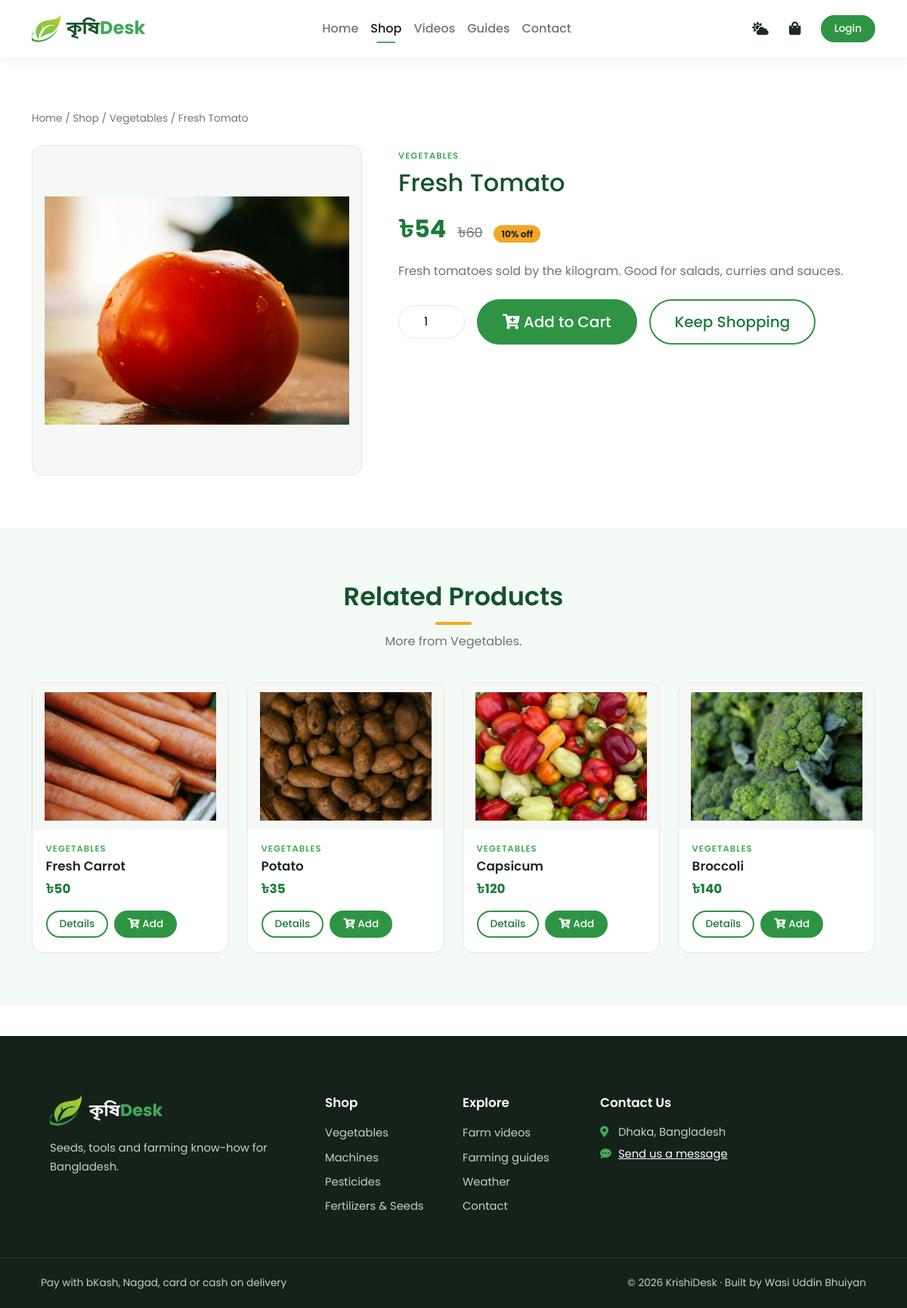
The app's page /single_product.php?product_id=1 with its own data.
### tables this page shows
CREATE TABLE IF NOT EXISTS `products` (
  `product_id` int(11) NOT NULL AUTO_INCREMENT,
  `product_name` varchar(100) NOT NULL,
  `product_category` varchar(100) NOT NULL,
  `product_description` varchar(500) NOT NULL,
  `product_image` varchar(255) NOT NULL,
  `product_image2` varchar(255) NOT NULL,
  `product_image3` varchar(255) NOT NULL,
  `product_image4` varchar(255) NOT NULL,
  `product_price` decimal(10,2) NOT NULL,
  `product_special_offer` int(3) NOT NULL DEFAULT 0,  
  `product_color` varchar(100) NOT NULL,
  PRIMARY KEY (`product_id`)
);

### single_product.php (the view, shortened to what this page needs)
<?php
require_once __DIR__ . '/server/connection.php';
$product_id = isset($_GET['product_id']) ? (int)$_GET['product_id'] : 0;
$stmt = $conn->prepare("SELECT * FROM products WHERE product_id = ?");
$stmt->bind_param('i', $product_id);
$stmt->execute();
$product = $stmt->get_result()->fetch_assoc();
$price = final_price($product);
$offer = (int)$product['product_special_offer'];
$images = array_values(array_unique(array_filter([
    $product['product_image'],
    $product['product_image2'],
    $product['product_image3'],
    $product['product_image4'],
])));
$stmt = $conn->prepare("SELECT * FROM products WHERE product_category=? AND product_id<>? ORDER BY product_id LIMIT 4");
$stmt->bind_param('si', $product['product_category'], $product_id);
$stmt->execute();
$related = $stmt->get_result();
$active = 'shop';
?>
<?php include('layouts/header.php'); ?>
    <section class="section">
      <div class="container">
        <nav class="breadcrumb-lite">
          <a href="index.php">Home</a> / <a href="shop.php">Shop</a> /
          <a href="shop.php?category=<?php echo e($product['product_category']); ?>"><?php echo e(category_label($product['product_category'])); ?></a> /
          <?php echo e($product['product_name']); ?>
        </nav>
        <div class="row g-5">
          <div class="col-lg-5 col-md-6">
            <div class="main-img-wrap">
              <img id="mainImg" src="assets/imgs/<?php echo e($images[0]); ?>" alt="<?php echo e($product['product_name']); ?>"/>
            </div>
          </div>
          <div class="col-lg-7 col-md-6">
            <span class="product-cat"><?php echo e(category_label($product['product_category'])); ?></span>
            <h1 class="h2 mt-1 mb-3"><?php echo e($product['product_name']); ?></h1>
            <div class="price-big mb-3">
              <?php echo money($price); ?>
              <?php if($offer > 0){ ?><s><?php echo money($product['product_price']); ?></s> <span class="badge-offer position-static ms-2"><?php echo $offer; ?>% off</span><?php } ?>
            </div>
            <p class="text-muted"><?php echo e($product['product_description']); ?></p>
            <form method="POST" action="cart.php" class="d-flex align-items-center flex-wrap gap-3 my-4">
              <input type="number" name="product_quantity" class="qty-input" value="1" min="1" max="99" aria-label="Quantity"/>
              <button class="btn btn-green btn-lg" type="submit" name="add_to_cart"><i class="fas fa-cart-plus"></i> Add to Cart</button>
              <a href="shop.php" class="btn btn-outline-green btn-lg">Keep Shopping</a>
            </form>
          </div>
        </div>
      </div>
    </section>
    <?php if($related->num_rows > 0){ ?>
    <section id="related-products" class="section section-alt">
      <div class="container">
        <div class="section-head">
          <h2>Related Products</h2>
          <p>More from <?php echo e(category_label($product['product_category'])); ?>.</p>
        </div>
        <div class="row g-4">
          <?php while($row = $related->fetch_assoc()){ product_card($row); } ?>
        </div>
      </div>
    </section>
    <?php } ?>
<?php include('layouts/footer.php'); ?>

### layouts/header.php (shortened to what this page needs)
<?php
$active = isset($active) ? $active : '';
$nav = [
    'home' => ['index.php', 'Home'],
    'shop' => ['shop.php', 'Shop'],
    'tutorials' => ['tutorial.php', 'Videos'],
    'blog' => ['blog.php', 'Guides'],
    'contact' => ['contact.php', 'Contact'],
];
?>
<!DOCTYPE html>
<html lang="en">
<head>
    <link href="https://cdn.jsdelivr.net/npm/bootstrap@5.1.3/dist/css/bootstrap.min.css" rel="stylesheet">
    <link rel="stylesheet" href="https://use.fontawesome.com/releases/v5.15.4/css/all.css"/>
    <link rel="stylesheet" href="assets/css/style.css" />
</head>
<body>
    <nav class="navbar navbar-expand-lg navbar-light fixed-top site-nav">
        <div class="container">
            <a class="navbar-brand d-flex align-items-center" href="index.php">
                <img class="logo" src="assets/imgs/logo22.png" alt="KrishiDesk logo"/>
                <span class="brand">কৃষি<span>Desk</span></span>
            </a>
            <div class="collapse navbar-collapse" id="navbarSupportedContent">
                <ul class="navbar-nav mx-lg-auto mb-2 mb-lg-0">
                    <?php foreach($nav as $key => $item){ ?>
                    <li class="nav-item">
                        <a class="nav-link <?php if($active === $key){echo 'active';} ?>" href="<?php echo $item[0]; ?>"><?php echo $item[1]; ?></a>
                    </li>
                    <?php } ?>
                </ul>
                <div class="nav-tools d-flex align-items-center">
                    <a href="weather_forecast.php" class="nav-icon <?php if($active === 'weather'){echo 'active';} ?>" title="Weather forecast" aria-label="Weather forecast"><i class="fas fa-cloud-sun"></i></a>
                    <a href="cart.php" class="nav-icon position-relative <?php if($active === 'cart'){echo 'active';} ?>" title="Cart" aria-label="Cart">
                        <i class="fas fa-shopping-bag"></i>
                    </a>
                    <?php if(is_logged_in()){ ?>
                        <a href="account.php" class="nav-icon <?php if($active === 'account'){echo 'active';} ?>" title="My account" aria-label="My account"><i class="fas fa-user"></i></a>
                        <a href="account.php?logout=1" class="nav-icon" title="Log out" aria-label="Log out"><i class="fas fa-sign-out-alt"></i></a>
                    <?php } else { ?>
                        <a href="login.php" class="btn btn-green btn-sm ms-2">Login</a>
                    <?php } ?>
                </div>
            </div>
        </div>
    </nav>
    <div class="toast-container position-fixed top-0 end-0 p-3 toast-stack">
    </div>
    <main class="page-main">

### server/helpers.php (shortened to what this page needs)
<?php
function e($value){
    return htmlspecialchars((string)$value, ENT_QUOTES, 'UTF-8');
}
function money($amount){
    $amount = round((float)$amount, 2);
    $decimals = (floor($amount) == $amount) ? 0 : 2;
    return '৳' . number_format($amount, $decimals);
}
function is_logged_in(){
    return !empty($_SESSION['logged_in']);
}
function final_price($product){
    $price = (float)$product['product_price'];
    $offer = (int)$product['product_special_offer'];
    if($offer > 0 && $offer < 100){
        $price = round($price * (100 - $offer) / 100, 2);
    }
    return $price;
}
function category_label($category){
    $labels = [
        'vegetable' => 'Vegetables',
        'machine' => 'Machines',
        'pesticide' => 'Pesticides',
        'fertilizer' => 'Fertilizers & Seeds',
    ];
    return isset($labels[$category]) ? $labels[$category] : ucfirst($category);
}
function product_card($row, $col = 'col-xl-3 col-lg-4 col-md-6 col-12'){
    $price = final_price($row);
    $url = 'single_product.php?product_id=' . (int)$row['product_id'];
    ?>
    <div class="<?php echo $col; ?> d-flex">
      <div class="product-card w-100">
        <a href="<?php echo $url; ?>" class="product-media">
          <img src="assets/imgs/<?php echo e($row['product_image']); ?>" alt="<?php echo e($row['product_name']); ?>" loading="lazy"/>
        </a>
        <div class="product-body">
          <span class="product-cat"><?php echo e(category_label($row['product_category'])); ?></span>
          <h5 class="p-name"><a href="<?php echo $url; ?>"><?php echo e($row['product_name']); ?></a></h5>
          <div class="p-price">
            <?php echo money($price); ?>
          </div>
          <div class="product-actions">
            <a class="btn btn-outline-green btn-sm" href="<?php echo $url; ?>">Details</a>
            <form method="POST" action="cart.php">
              <button type="submit" name="add_to_cart" class="btn btn-green btn-sm"><i class="fas fa-cart-plus"></i> Add</button>
            </form>
          </div>
        </div>
      </div>
    </div>
    <?php
}
?>

### layouts/footer.php (shortened to what this page needs)
    </main>
    <footer class="site-footer">
        <div class="row container mx-auto pt-5 g-4">
            <div class="footer-one col-lg-4 col-md-6 col-12">
                <div class="d-flex align-items-center mb-3">
                    <img src="assets/imgs/logo22.png" alt="KrishiDesk logo"/>
                    <span class="footer-brand">কৃষি<span>Desk</span></span>
                </div>
                <p><?php echo e(SITE_TAGLINE); ?></p>
            </div>
            <div class="footer-one col-lg-2 col-md-6 col-6">
                <h5 class="pb-2">Shop</h5>
                <ul>
                    <li><a href="shop.php?category=vegetable">Vegetables</a></li>
                    <li><a href="shop.php?category=machine">Machines</a></li>
                    <li><a href="shop.php?category=pesticide">Pesticides</a></li>
                    <li><a href="shop.php?category=fertilizer">Fertilizers &amp; Seeds</a></li>
                </ul>
            </div>
            <div class="footer-one col-lg-2 col-md-6 col-6">
                <h5 class="pb-2">Explore</h5>
                <ul>
                    <li><a href="tutorial.php">Farm videos</a></li>
                    <li><a href="blog.php">Farming guides</a></li>
                    <li><a href="weather_forecast.php">Weather</a></li>
                    <li><a href="contact.php">Contact</a></li>
                </ul>
            </div>
            <div class="footer-one col-lg-4 col-md-6 col-12">
                <h5 class="pb-2">Contact Us</h5>
                <p class="mb-1"><i class="fas fa-map-marker-alt"></i> <?php echo e(SITE_ADDRESS); ?></p>
                <p class="mb-1"><i class="fas fa-comment-dots"></i> <a href="contact.php">Send us a message</a></p>
            </div>
        </div>
        <div class="copyright mt-5">
            <div class="row container mx-auto align-items-center g-3">
                <div class="col-md-6">
                    <p class="mb-0">Pay with bKash, Nagad, card or cash on delivery</p>
                </div>
                <div class="col-md-6 text-md-end">
                    <p class="mb-0">&copy; <?php echo date('Y'); ?> <?php echo e(SITE_NAME); ?> &middot; Built by <?php echo e(SITE_OWNER); ?></p>
                </div>
            </div>
        </div>
    </footer>
</body>
</html>

### records on screen
products: product_category "Vegetables", product_name "Fresh Tomato", product_category "VEGETABLES", money($price) "৳54", product_price "৳60", product_special_offer "10", product_description "Fresh tomatoes sold by the kilogram. Good for salads, curries and sauces."
products: product_image (picture), product_category "VEGETABLES", product_name "Fresh Carrot", product_price "৳50"
products: product_image (picture), product_category "VEGETABLES", product_name "Potato", product_price "৳35"
products: product_image (picture), product_category "VEGETABLES", product_name "Capsicum", product_price "৳120"
products: product_image (picture), product_category "VEGETABLES", product_name "Broccoli", product_price "৳140"

### other values on screen
$item[1] "Home"
$item[1] "Shop"
$item[1] "Videos"
$item[1] "Guides"
$item[1] "Contact"
SITE_TAGLINE "Seeds, tools and farming know-how for Bangladesh."
SITE_ADDRESS "Dhaka, Bangladesh"
SITE_NAME "KrishiDesk"
SITE_OWNER "Wasi Uddin Bhuiyan"
